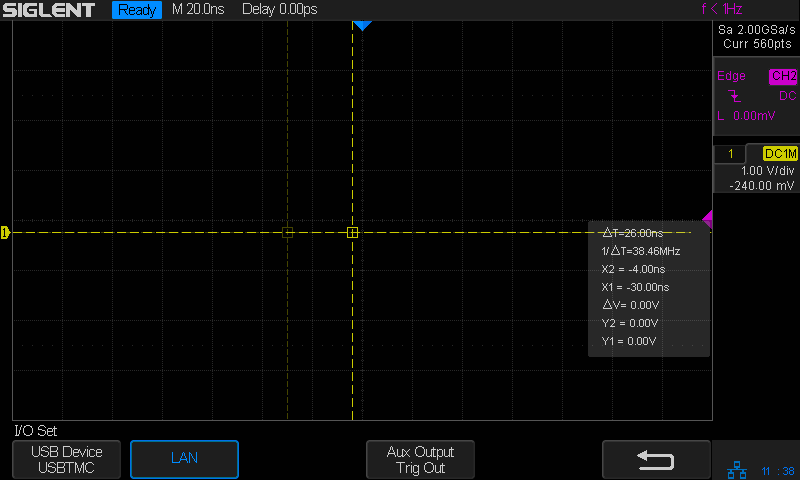

The Python source for this figure:
#!/usr/bin/env python3

import argparse
import pyvisa, sys, io
from pyvisa.constants import StatusCode

from PIL import Image

def screendump(address, filename):
    rm = pyvisa.ResourceManager('@py')

    # Siglent SDS3204X
    scope = rm.open_resource('TCPIP::%s' % address)

    print(scope.write('SCDP'))
#    if status == StatusCode.success:
    scope.read_termination = None
    data = scope.read_raw(2000000)
    image = Image.open(io.BytesIO(data))
    image.save(filename)
    scope.close()
    rm.close()

if __name__ == '__main__':

    parser = argparse.ArgumentParser(
        description='Grab a screenshot from a Siglent DSO.')
    parser.add_argument('--output', '-o', dest='filename', required=True,
        help='the output filename')
    parser.add_argument('address', metavar='ADDRESS', nargs=1,
        help='the ip address or hostname of the DSO')
    
    args = parser.parse_args()
    screendump(args.address[0], args.filename)
